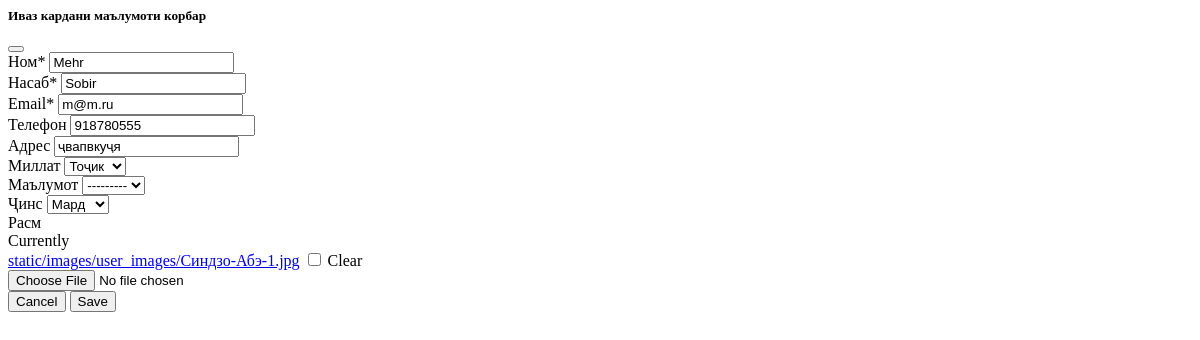
Page /update_user_info/ (signed in) on the earlier database version.
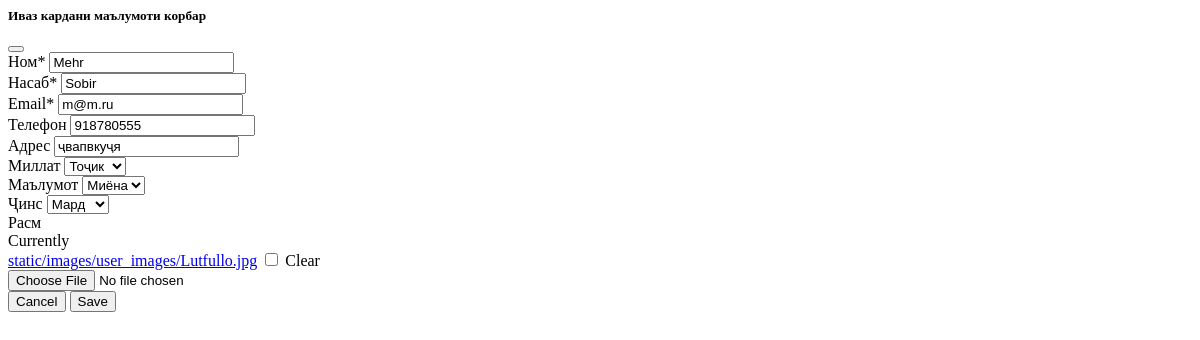
Same page on the later database version.
### users/models.py (models this page shows, shortened)
class Account(AbstractBaseUser, PermissionsMixin):
    first_name = models.CharField(max_length=150, verbose_name='Ном')
    last_name = models.CharField(max_length=150, verbose_name='Насаб')
    email = models.EmailField(_('email'), unique=True)
    start_date = models.DateTimeField(default=timezone.now)
    is_staff = models.BooleanField(default=False)
    is_active = models.BooleanField(default=True)
    objects = CustomAccountManager()
    USERNAME_FIELD = 'email'
    REQUIRED_FIELDS = ['first_name', 'last_name', ]

class Profile(models.Model):
    GENDER_CHOICES = (
        ('М', 'Мард'),
        ('З', 'Зан'),
    )
    user = models.OneToOneField(Account,on_delete=models.CASCADE)
    image = models.ImageField(default='img/user.png', upload_to='images/user_images', verbose_name='Расм', null=True, blank=True)
    gender = models.CharField(max_length=1, choices=GENDER_CHOICES, verbose_name='Ҷинс', null=True, blank=True)
    nationality = models.ForeignKey(Nationality, on_delete=models.CASCADE, verbose_name='Миллат', null=True, blank=True)
    education = models.ForeignKey(Education, on_delete=models.CASCADE, verbose_name='Маълумот', null=True, blank=True)
    phone = models.CharField(max_length=13, verbose_name='Телефон', null=True, blank=True)
    address = models.CharField(max_length=50, verbose_name='Адрес', null=True, blank=True)

### users/views.py (the view)
# urls.py: path('update_user_info/', update_user_info, name='update-user-info'),
def update_user_info(request):
    if request.method == 'POST':
        u_form = UserUpdateForm(request.POST, instance=request.user)
        p_form = ProfileUpdateForm(request.POST, request.FILES, instance=request.user.profile)
        if u_form.is_valid() and p_form.is_valid():
            u_form.save()
            p_form.save()
            return HttpResponse(status=204)
        else:
            messages.error(request, 'Please correct the error below.')
    else:
        u_form = UserUpdateForm(instance=request.user)
        p_form = ProfileUpdateForm(instance=request.user.profile)
    context = {
        'u_form': u_form,
        'p_form': p_form
    }
    return render(request, 'users/profile.html', context)

### users/forms.py
class UserUpdateForm(forms.ModelForm):
    class Meta:
        model = Account
        fields = ['first_name', 'last_name', 'email']

class ProfileUpdateForm(forms.ModelForm):
    class Meta:
        model = Profile
        fields = ['phone', 'address', 'nationality', 'education', 'gender', 'image']

### constant/models.py (called while the page is built)
    def __str__(self):
        return self.name

    def __str__(self):
        return self.name

### templates/users/profile.html (shortened to what this page needs)
{% load crispy_forms_filters %}
<form hx-post="{{ request.path }}" class="modal-content" enctype="multipart/form-data">
  <div class="modal-header">
    <h5 class="modal-title">Иваз кардани маълумоти корбар</h5>
    <button type="button" class="btn-close" data-bs-dismiss="modal" aria-label="Close"></button>
  </div>
  <div class="modal-body">
    {{ u_form | crispy }}
    {{ p_form | crispy }}
  </div>
  <div class="modal-footer">
    <button type="button" data-bs-dismiss="modal" class="btn btn-secondary">Cancel</button>
    <button type="submit" class="btn btn-primary">Save</button>
  </div>
</form>

Differences in the rows shown:
changed Profile "ҷвапвкуҷя": education "---------" → "Миёна"
Other differences:
text no longer shown: "Телефон Адрес Миллат Маълумот Ҷинс Расм Currently static/images/user_images/Синдзо-Абэ-1.jpg Clear"
text now shown: "Телефон Адрес Миллат Маълумот Ҷинс Расм Currently static/images/user_images/Lutfullo.jpg Clear"
